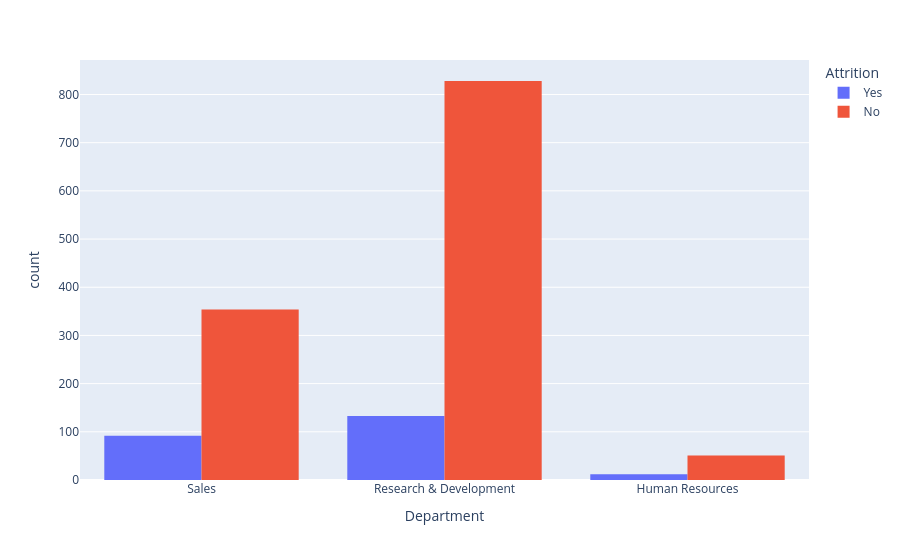

The notebook cell saved with this chart:
### Code cell
import plotly.express as px

fig = px.histogram(df, x="Department", color="Attrition", barmode="group")
fig.show()

### Figure 1 — Plotly figure (JSON) as saved in the notebook; plotly's stock layout.template omitted (floating-point values rounded to 4 significant figures; data arrays with more than 128 entries replaced by an {"elided": "..."} marker saying what was removed)
{"data": [{"alignmentgroup": "True", "bingroup": "x", "hovertemplate": "Attrition=Yes<br>Department=%{x}<br>count=%{y}<extra></extra>", "legendgroup": "Yes", "marker": {"color": "#636efa", "pattern": {"shape": ""}}, "name": "Yes", "offsetgroup": "Yes", "orientation": "v", "showlegend": true, "type": "histogram", "x": {"elided": "237 str values"}, "xaxis": "x", "yaxis": "y"}, {"alignmentgroup": "True", "bingroup": "x", "hovertemplate": "Attrition=No<br>Department=%{x}<br>count=%{y}<extra></extra>", "legendgroup": "No", "marker": {"color": "#EF553B", "pattern": {"shape": ""}}, "name": "No", "offsetgroup": "No", "orientation": "v", "showlegend": true, "type": "histogram", "x": {"elided": "1233 str values"}, "xaxis": "x", "yaxis": "y"}], "layout": {"barmode": "group", "legend": {"title": {"text": "Attrition"}, "tracegroupgap": 0}, "margin": {"t": 60}, "xaxis": {"anchor": "y", "domain": [0, 1], "title": {"text": "Department"}}, "yaxis": {"anchor": "x", "domain": [0, 1], "title": {"text": "count"}}}}
